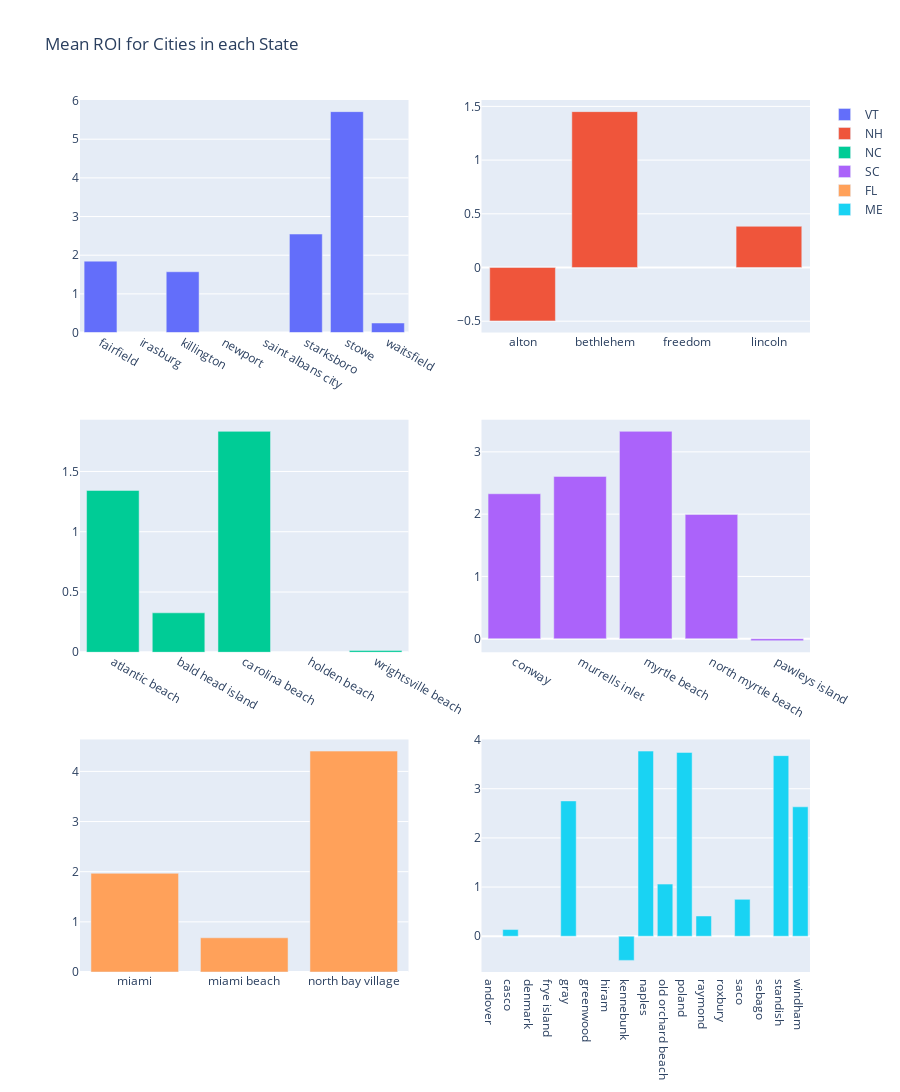

This figure's notebook cell:
### Code cell
from plotly.subplots import make_subplots
import plotly.graph_objects as go

roi_subplots = make_subplots(rows=3, cols=2)

combined_data_vt = combined_data[(combined_data['state_id'] == 'VT')]
combined_data_nh = combined_data[(combined_data['state_id'] == 'NH')]
combined_data_nc = combined_data[(combined_data['state_id'] == 'NC')]
combined_data_sc = combined_data[(combined_data['state_id'] == 'SC')]
combined_data_fl = combined_data[(combined_data['state_id'] == 'FL')]
combined_data_me = combined_data[(combined_data['state_id'] == 'ME')]

combined_data_vt_mean_roi = combined_data_vt.groupby(['town'])['median_ROI'].mean().reset_index()
combined_data_nh_mean_roi = combined_data_nh.groupby(['town'])['median_ROI'].mean().reset_index()
combined_data_nc_mean_roi = combined_data_nc.groupby(['town'])['median_ROI'].mean().reset_index()
combined_data_sc_mean_roi = combined_data_sc.groupby(['town'])['median_ROI'].mean().reset_index()
combined_data_fl_mean_roi = combined_data_fl.groupby(['town'])['median_ROI'].mean().reset_index()
combined_data_me_mean_roi = combined_data_me.groupby(['town'])['median_ROI'].mean().reset_index()


roi_subplots.append_trace(
    go.Bar(x=combined_data_vt_mean_roi['town'],
    y=combined_data_vt_mean_roi['median_ROI'], name="VT"
), row=1, col=1)

roi_subplots.append_trace(go.Bar(
    x=combined_data_nh_mean_roi['town'],
    y=combined_data_nh_mean_roi['median_ROI'], name="NH"
), row=1, col=2)

roi_subplots.append_trace(go.Bar(
    x=combined_data_nc_mean_roi['town'],
    y=combined_data_nc_mean_roi['median_ROI'], name="NC"
), row=2, col=1)

roi_subplots.append_trace(go.Bar(
    x=combined_data_sc_mean_roi['town'],
    y=combined_data_sc_mean_roi['median_ROI'], name="SC"
), row=2, col=2)

roi_subplots.append_trace(go.Bar(
    x=combined_data_fl_mean_roi['town'],
    y=combined_data_fl_mean_roi['median_ROI'], name="FL"
), row=3, col=1)

roi_subplots.append_trace(go.Bar(
    x=combined_data_me_mean_roi['town'],
    y=combined_data_me_mean_roi['median_ROI'], name="ME"
), row=3, col=2)


roi_subplots.update_layout(height = 1100, title_text="Mean ROI for Cities in each State", barmode='group')
roi_subplots.show()

### Figure 1 — Plotly figure (JSON) as saved in the notebook; plotly's stock layout.template omitted (floating-point values rounded to 4 significant figures)
{"data": [{"name": "VT", "type": "bar", "x": ["fairfield", "irasburg", "killington", "newport", "saint albans city", "starksboro", "stowe", "waitsfield"], "xaxis": "x", "y": [1.847, null, 1.572, null, null, 2.547, 5.713, 0.2465], "yaxis": "y"}, {"name": "NH", "type": "bar", "x": ["alton", "bethlehem", "freedom", "lincoln"], "xaxis": "x2", "y": [-0.4974, 1.451, null, 0.3836], "yaxis": "y2"}, {"name": "NC", "type": "bar", "x": ["atlantic beach", "bald head island", "carolina beach", "holden beach", "wrightsville beach"], "xaxis": "x3", "y": [1.343, 0.3272, 1.833, null, 0.01518], "yaxis": "y3"}, {"name": "SC", "type": "bar", "x": ["conway", "murrells inlet", "myrtle beach", "north myrtle beach", "pawleys island"], "xaxis": "x4", "y": [2.327, 2.606, 3.329, 1.995, -0.03062], "yaxis": "y4"}, {"name": "FL", "type": "bar", "x": ["miami", "miami beach", "north bay village"], "xaxis": "x5", "y": [1.967, 0.6822, 4.404], "yaxis": "y5"}, {"name": "ME", "type": "bar", "x": ["andover", "casco", "denmark", "frye island", "gray", "greenwood", "hiram", "kennebunk", "naples", "old orchard beach", "poland", "raymond", "roxbury", "saco", "sebago", "standish", "windham"], "xaxis": "x6", "y": [null, 0.136, null, null, 2.752, null, null, -0.4913, 3.766, 1.06, 3.738, 0.4117, null, 0.7497, null, 3.674, 2.632], "yaxis": "y6"}], "layout": {"barmode": "group", "height": 1100, "title": {"text": "Mean ROI for Cities in each State"}, "xaxis": {"anchor": "y", "domain": [0, 0.45]}, "xaxis2": {"anchor": "y2", "domain": [0.55, 1]}, "xaxis3": {"anchor": "y3", "domain": [0, 0.45]}, "xaxis4": {"anchor": "y4", "domain": [0.55, 1]}, "xaxis5": {"anchor": "y5", "domain": [0, 0.45]}, "xaxis6": {"anchor": "y6", "domain": [0.55, 1]}, "yaxis": {"anchor": "x", "domain": [0.7333, 1]}, "yaxis2": {"anchor": "x2", "domain": [0.7333, 1]}, "yaxis3": {"anchor": "x3", "domain": [0.3667, 0.6333]}, "yaxis4": {"anchor": "x4", "domain": [0.3667, 0.6333]}, "yaxis5": {"anchor": "x5", "domain": [0, 0.2667]}, "yaxis6": {"anchor": "x6", "domain": [0, 0.2667]}}}
